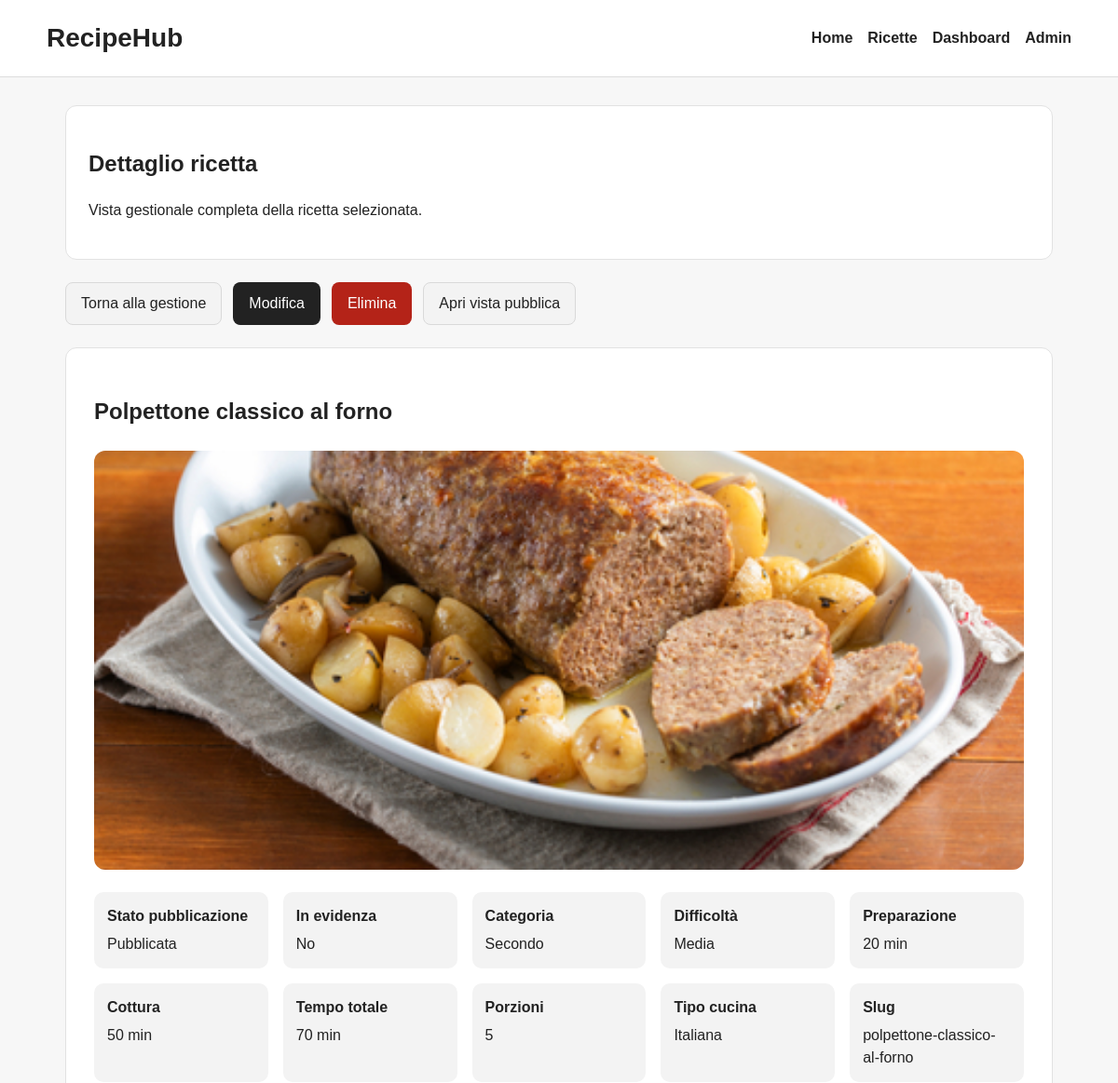
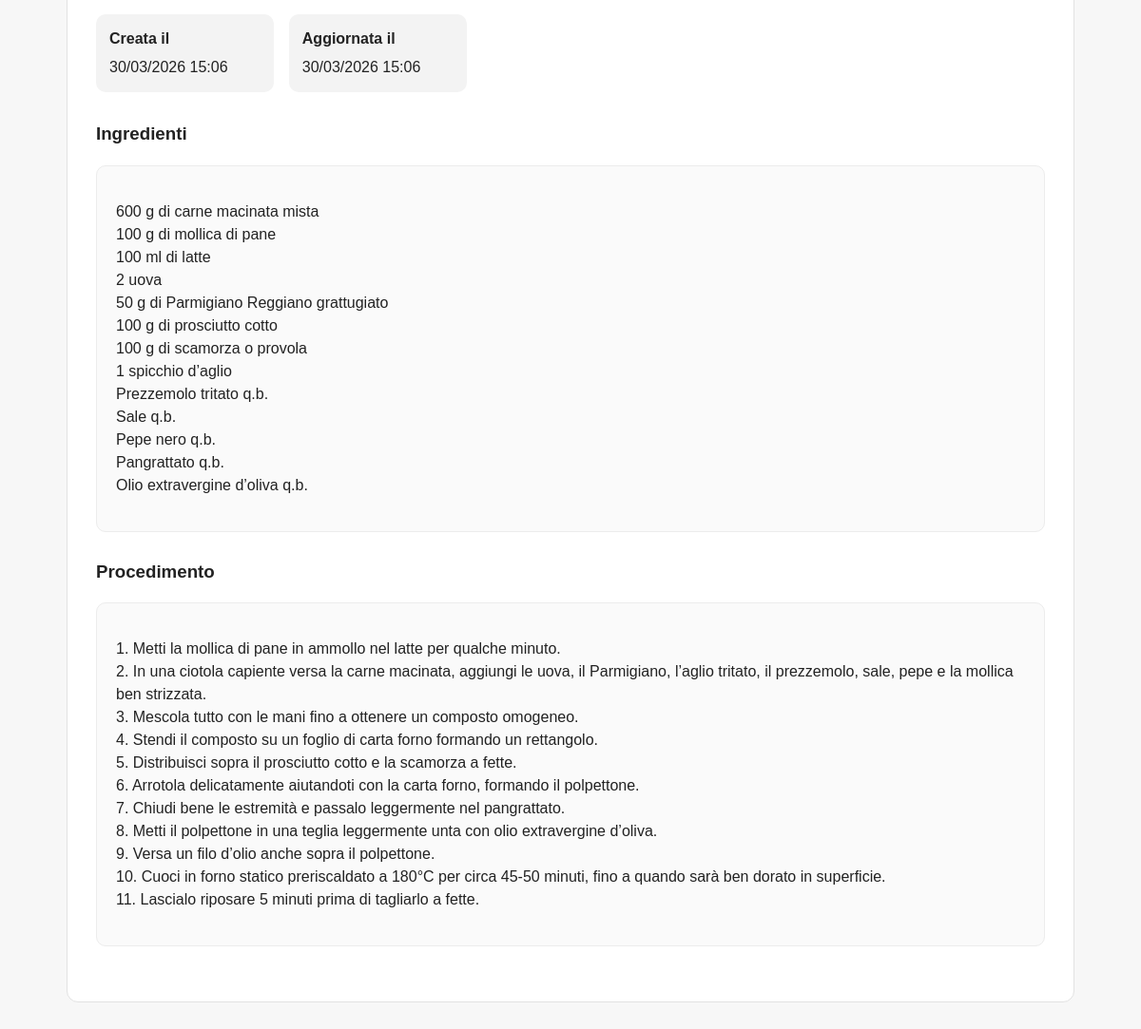
Page /dashboard/recipes/3/ on the committed database (2 pictures, top to bottom).
### recipes/models.py (models this page shows, shortened)
class Recipe(models.Model):
    class DifficultyChoices(models.TextChoices):
        EASY = 'easy', 'Facile'
        MEDIUM = 'medium', 'Media'
        HARD = 'hard', 'Difficile'
        EXPERT = "expert", 'Esperta'
    class CategoryChoices(models.TextChoices):
        APPETIZER = 'appetizer', 'Antipasto'
        FIRST_COURSE = 'first_course', 'Primo'
        SECOND_COURSE = 'second_course', 'Secondo'
        SIDE_DISH = 'side_dish', 'Contorno'
        DESSERT = 'dessert', 'Dolce'
        OTHER = 'other', 'Altro'
    title = models.CharField(max_length=200)
    slug = models.SlugField(max_length=220, unique=True, blank=True)
    short_description = models.TextField(blank=True)
    ingredients = models.TextField()
    instructions = models.TextField()
    prep_time = models.PositiveIntegerField(help_text='Tempo di preparazione in minuti')
    cook_time = models.PositiveIntegerField(
        blank=True,
        null=True,
        help_text='Tempo di cottura in minuti'
    )
    servings = models.PositiveIntegerField(blank=True, null=True)
    difficulty = models.CharField(
        max_length=20,
        choices=DifficultyChoices.choices,
        default=DifficultyChoices.EASY
    )
    category = models.CharField(
        max_length=30,
        choices=CategoryChoices.choices,
        default=CategoryChoices.OTHER
    )
    cuisine_type = models.CharField(max_length=100, blank=True)
    image = models.ImageField(upload_to='recipes/', blank=True, null=True)
    is_published = models.BooleanField(default=False)
    is_featured = models.BooleanField(default=False)
    created_at = models.DateTimeField(auto_now_add=True)
    updated_at = models.DateTimeField(auto_now=True)
    class Meta:
        ordering = ['-created_at']
        verbose_name = 'Ricetta'
        verbose_name_plural = 'Ricette'
    @property
    def total_time(self):
        return self.prep_time + (self.cook_time or 0)

### recipes/views.py (the view)
# urls.py: path('dashboard/recipes/<int:pk>/', views.dashboard_recipe_detail, name='dashboard_recipe_detail'),
def dashboard_recipe_detail(request, pk):
    recipe = get_object_or_404(Recipe, pk=pk)
    context = {
        'recipe': recipe,
    }
    return render(request, 'recipes/dashboard_recipe_detail.html', context)

### templates/recipes/dashboard_recipe_detail.html (shortened to what this page needs)
{% extends 'base.html' %}
{% block content %}
    <section class="dashboard-header">
        <h2>Dettaglio ricetta</h2>
        <p>Vista gestionale completa della ricetta selezionata.</p>
    </section>
    <section class="dashboard-toolbar">
        <a href="{% url 'dashboard_recipe_list' %}" class="btn-secondary">Torna alla gestione</a>
        <a href="{% url 'recipe_update' recipe.pk %}" class="btn-primary">Modifica</a>
        <a href="{% url 'recipe_delete' recipe.pk %}" class="btn-danger">Elimina</a>
        {% if recipe.is_published %}
            <a href="{% url 'recipe_detail' recipe.slug %}" class="btn-secondary">Apri vista pubblica</a>
        {% endif %}
    </section>
    <article class="recipe-detail">
        <header class="recipe-detail-header">
            <h2>{{ recipe.title }}</h2>
        </header>
        {% if recipe.image %}
            <div class="recipe-detail-image-wrapper">
                <img src="{{ recipe.image.url }}" alt="{{ recipe.title }}" class="recipe-detail-image">
            </div>
        {% endif %}
        <section class="recipe-detail-meta">
            <div class="meta-box">
                <strong>Stato pubblicazione</strong>
                <span>
                    {% if recipe.is_published %}
                        Pubblicata
                    {% else %}
                        Bozza
                    {% endif %}
                </span>
            </div>
            <div class="meta-box">
                <strong>In evidenza</strong>
                <span>
                    {% if recipe.is_featured %}
                        Sì
                    {% else %}
                        No
                    {% endif %}
                </span>
            </div>
            <div class="meta-box">
                <strong>Categoria</strong>
                <span>{{ recipe.get_category_display }}</span>
            </div>
            <div class="meta-box">
                <strong>Difficoltà</strong>
                <span>{{ recipe.get_difficulty_display }}</span>
            </div>
            <div class="meta-box">
                <strong>Preparazione</strong>
                <span>{{ recipe.prep_time }} min</span>
            </div>
            <div class="meta-box">
                <strong>Cottura</strong>
                <span>
                    {% if recipe.cook_time %}
                        {{ recipe.cook_time }} min
                    {% else %}
                        -
                    {% endif %}
                </span>
            </div>
            <div class="meta-box">
                <strong>Tempo totale</strong>
                <span>{{ recipe.total_time }} min</span>
            </div>
            <div class="meta-box">
                <strong>Porzioni</strong>
                <span>
                    {% if recipe.servings %}
                        {{ recipe.servings }}
                    {% else %}
                        -
                    {% endif %}
                </span>
            </div>
            <div class="meta-box">
                <strong>Tipo cucina</strong>
                <span>
                    {% if recipe.cuisine_type %}
                        {{ recipe.cuisine_type }}
                    {% else %}
                        -
                    {% endif %}
                </span>
            </div>
            <div class="meta-box">
                <strong>Slug</strong>
                <span>{{ recipe.slug }}</span>
            </div>
            <div class="meta-box">
                <strong>Creata il</strong>
                <span>{{ recipe.created_at|date:"d/m/Y H:i" }}</span>
            </div>
            <div class="meta-box">
                <strong>Aggiornata il</strong>
                <span>{{ recipe.updated_at|date:"d/m/Y H:i" }}</span>
            </div>
        </section>
        <section class="recipe-detail-section">
            <h3>Ingredienti</h3>
            <div class="recipe-text-block">
                {{ recipe.ingredients|linebreaks }}
            </div>
        </section>
        <section class="recipe-detail-section">
            <h3>Procedimento</h3>
            <div class="recipe-text-block">
                {{ recipe.instructions|linebreaks }}
            </div>
        </section>
    </article>
{% endblock %}

### static/css/style.css (style rules this page uses)
* { box-sizing: border-box; }
body { margin: 0; font-family: Arial, sans-serif; background-color: #f7f7f7; color: #222; line-height: 1.5; }
a { color: inherit; }
img { max-width: 100%; display: block; }
.recipe-detail { background-color: #ffffff; border: 1px solid #e2e2e2; border-radius: 12px; padding: 30px; margin-bottom: 30px; }
.recipe-detail-header { margin-bottom: 24px; }
.recipe-detail-image-wrapper { margin-bottom: 24px; }
.recipe-detail-image { width: 100%; max-height: 450px; object-fit: cover; border-radius: 12px; }
.recipe-detail-meta { display: grid; grid-template-columns: repeat(auto-fit, minmax(170px, 1fr)); gap: 16px; margin-bottom: 30px; }
.meta-box { background-color: #f3f3f3; border-radius: 10px; padding: 14px; display: flex; flex-direction: column; gap: 6px; }
.recipe-detail-section { margin-bottom: 28px; }
.recipe-text-block { background-color: #fafafa; border: 1px solid #ececec; border-radius: 10px; padding: 20px; }
.dashboard-header { background-color: #ffffff; border: 1px solid #e2e2e2; border-radius: 12px; padding: 24px; margin-bottom: 24px; }
.form-actions, .dashboard-toolbar { display: flex; gap: 12px; flex-wrap: wrap; margin-top: 8px; margin-bottom: 24px; }
.btn-primary, .btn-secondary, .btn-danger { display: inline-block; padding: 10px 16px; border-radius: 8px; text-decoration: none; font-weight: 600; border: 1px solid transparent; cursor: pointer; font: inherit; }
.btn-primary { background-color: #222222; color: #ffffff; }
.btn-secondary { background-color: #f3f3f3; color: #222222; border-color: #d9d9d9; }
.btn-danger { background-color: #b42318; color: #ffffff; }

### rows in the picture
Recipe: title "Polpettone classico al forno", image (picture), category "Secondo", difficulty "Media", prep_time "20", cook_time "50", total_time "70", servings "5", cuisine_type "Italiana", slug "polpettone-classico-al-forno", created_at "30/03/2026 15:06", updated_at "30/03/2026 15:06", ingredients "600 g di carne macinata mista 100 g di mollica di pane 100 ml di latte 2 uova 50 g di Parmigiano Reggiano grattugiato 100 g di prosciutto cotto 100 g di scamorza o provola 1 spicchio d’aglio Prezzemolo tritato q.b. Sale q.b. Pepe nero q.b. Pangrattato q.b. Olio extravergine d’oliva q.b.", instructions "1. Metti la mollica di pane in ammollo nel latte per qualche minuto. 2. In una ciotola capiente versa la carne macinata, aggiungi le uova, il Parmigiano, l’aglio tritato, il prezzemolo, sale, pepe e la mollica ben strizzata. 3. Mescola tutto con le mani fino a ottenere un composto omogeneo. 4. Stendi il composto su un foglio di carta forno formando un rettangolo. 5. Distribuisci sopra il prosciutto cotto e la scamorza a fette. 6. Arrotola delicatamente aiutandoti con la carta forno, formando il polpettone. 7. Chiudi bene le estremità e passalo leggermente nel pangrattato. 8. Metti il polpettone in una teglia leggermente unta con olio extravergine d’oliva. 9. Versa un filo d’olio anche sopra…"
